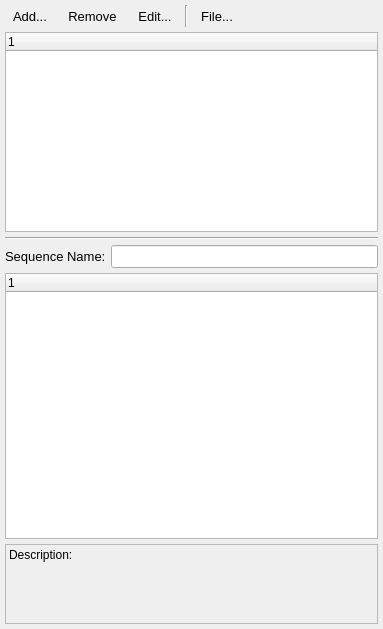
<?xml version="1.0" encoding="UTF-8"?>
<ui version="4.0">
 <class>SequenceWizard</class>
 <widget class="QWidget" name="SequenceWizard">
  <property name="geometry">
   <rect>
    <x>0</x>
    <y>0</y>
    <width>383</width>
    <height>629</height>
   </rect>
  </property>
  <property name="windowTitle">
   <string>Task Scheduler</string>
  </property>
  <layout class="QGridLayout" name="gridLayout">
   <property name="leftMargin">
    <number>5</number>
   </property>
   <property name="topMargin">
    <number>5</number>
   </property>
   <property name="rightMargin">
    <number>5</number>
   </property>
   <property name="bottomMargin">
    <number>5</number>
   </property>
   <property name="spacing">
    <number>5</number>
   </property>
   <item row="0" column="0">
    <layout class="QHBoxLayout" name="horizontalLayout">
     <property name="spacing">
      <number>5</number>
     </property>
     <item>
      <widget class="QToolButton" name="tbtAdd">
       <property name="font">
        <font>
         <pointsize>10</pointsize>
        </font>
       </property>
       <property name="text">
        <string>Add...</string>
       </property>
       <property name="iconSize">
        <size>
         <width>24</width>
         <height>24</height>
        </size>
       </property>
       <property name="toolButtonStyle">
        <enum>Qt::ToolButtonTextBesideIcon</enum>
       </property>
       <property name="autoRaise">
        <bool>true</bool>
       </property>
      </widget>
     </item>
     <item>
      <widget class="QToolButton" name="tbtRemove">
       <property name="font">
        <font>
         <pointsize>10</pointsize>
        </font>
       </property>
       <property name="text">
        <string>Remove</string>
       </property>
       <property name="iconSize">
        <size>
         <width>24</width>
         <height>24</height>
        </size>
       </property>
       <property name="toolButtonStyle">
        <enum>Qt::ToolButtonTextBesideIcon</enum>
       </property>
       <property name="autoRaise">
        <bool>true</bool>
       </property>
      </widget>
     </item>
     <item>
      <widget class="QToolButton" name="tbtEdit">
       <property name="font">
        <font>
         <pointsize>10</pointsize>
        </font>
       </property>
       <property name="text">
        <string>Edit...</string>
       </property>
       <property name="iconSize">
        <size>
         <width>24</width>
         <height>24</height>
        </size>
       </property>
       <property name="toolButtonStyle">
        <enum>Qt::ToolButtonTextBesideIcon</enum>
       </property>
       <property name="autoRaise">
        <bool>true</bool>
       </property>
      </widget>
     </item>
     <item>
      <widget class="Line" name="line_2">
       <property name="orientation">
        <enum>Qt::Vertical</enum>
       </property>
      </widget>
     </item>
     <item>
      <widget class="QToolButton" name="tbtSave">
       <property name="font">
        <font>
         <pointsize>10</pointsize>
        </font>
       </property>
       <property name="text">
        <string>File...</string>
       </property>
       <property name="iconSize">
        <size>
         <width>24</width>
         <height>24</height>
        </size>
       </property>
       <property name="toolButtonStyle">
        <enum>Qt::ToolButtonTextBesideIcon</enum>
       </property>
       <property name="autoRaise">
        <bool>true</bool>
       </property>
      </widget>
     </item>
     <item>
      <spacer name="horizontalSpacer">
       <property name="orientation">
        <enum>Qt::Horizontal</enum>
       </property>
       <property name="sizeHint" stdset="0">
        <size>
         <width>58</width>
         <height>20</height>
        </size>
       </property>
      </spacer>
     </item>
    </layout>
   </item>
   <item row="1" column="0">
    <widget class="QTreeWidget" name="treeWidgetPlan">
     <property name="maximumSize">
      <size>
       <width>16777215</width>
       <height>200</height>
      </size>
     </property>
     <column>
      <property name="text">
       <string notr="true">1</string>
      </property>
     </column>
    </widget>
   </item>
   <item row="2" column="0">
    <widget class="Line" name="line">
     <property name="orientation">
      <enum>Qt::Horizontal</enum>
     </property>
    </widget>
   </item>
   <item row="3" column="0">
    <layout class="QHBoxLayout" name="horizontalLayout_2">
     <item>
      <widget class="QLabel" name="label_3">
       <property name="font">
        <font>
         <pointsize>10</pointsize>
        </font>
       </property>
       <property name="text">
        <string>Sequence Name:</string>
       </property>
      </widget>
     </item>
     <item>
      <widget class="QLineEdit" name="ledSeqName">
       <property name="font">
        <font>
         <pointsize>10</pointsize>
        </font>
       </property>
       <property name="alignment">
        <set>Qt::AlignLeading|Qt::AlignLeft|Qt::AlignVCenter</set>
       </property>
       <property name="readOnly">
        <bool>true</bool>
       </property>
      </widget>
     </item>
    </layout>
   </item>
   <item row="4" column="0">
    <widget class="QTreeWidget" name="treeWidgetSeq">
     <column>
      <property name="text">
       <string notr="true">1</string>
      </property>
     </column>
    </widget>
   </item>
   <item row="5" column="0">
    <widget class="QLabel" name="lblDescription">
     <property name="minimumSize">
      <size>
       <width>0</width>
       <height>80</height>
      </size>
     </property>
     <property name="frameShape">
      <enum>QFrame::StyledPanel</enum>
     </property>
     <property name="frameShadow">
      <enum>QFrame::Plain</enum>
     </property>
     <property name="text">
      <string>Description:</string>
     </property>
     <property name="alignment">
      <set>Qt::AlignLeading|Qt::AlignLeft|Qt::AlignTop</set>
     </property>
     <property name="wordWrap">
      <bool>true</bool>
     </property>
     <property name="textInteractionFlags">
      <set>Qt::LinksAccessibleByMouse|Qt::TextSelectableByKeyboard|Qt::TextSelectableByMouse</set>
     </property>
    </widget>
   </item>
  </layout>
 </widget>
 <resources/>
 <connections/>
</ui>
